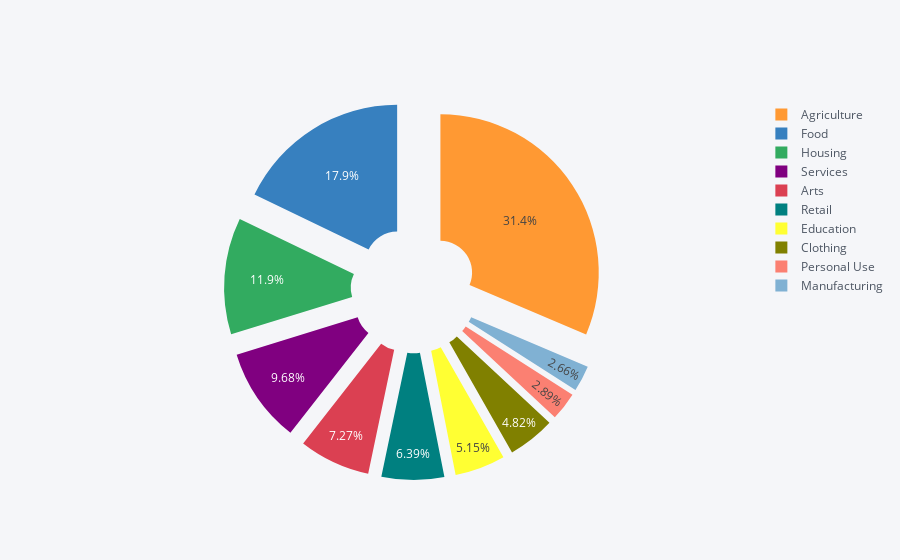

The code cell stored with this chart in its notebook:
### Markdown cell above
### Q16). Top 10 sectors , that got maximum amount of loan in India.

### Code cell
temp_df = df_india[df_india['country']=='India']
temp_df = temp_df['sector'].value_counts().reset_index()[:10]
temp_df.iplot(kind='pie', labels='index', values='sector', hole=0.2, pull=0.2)
plt.show()

### Figure 1 — Plotly figure (JSON) as saved in the notebook; plotly's stock layout.template omitted (floating-point values rounded to 4 significant figures)
{"data": [{"hole": 0.2, "labels": ["Agriculture", "Food", "Housing", "Services", "Arts", "Retail", "Education", "Clothing", "Personal Use", "Manufacturing"], "marker": {"colors": ["rgba(255, 153, 51, 1.0)", "rgba(55, 128, 191, 1.0)", "rgba(50, 171, 96, 1.0)", "rgba(128, 0, 128, 1.0)", "rgba(219, 64, 82, 1.0)", "rgba(0, 128, 128, 1.0)", "rgba(255, 255, 51, 1.0)", "rgba(128, 128, 0, 1.0)", "rgba(251, 128, 114, 1.0)", "rgba(128, 177, 211, 1.0)"]}, "name": "", "pull": 0.2, "type": "pie", "values": [3416, 1944, 1295, 1053, 791, 695, 560, 524, 315, 289]}], "layout": {"legend": {"bgcolor": "#F5F6F9", "font": {"color": "#4D5663"}}, "paper_bgcolor": "#F5F6F9", "plot_bgcolor": "#F5F6F9", "titlefont": {"color": "#4D5663"}}}
